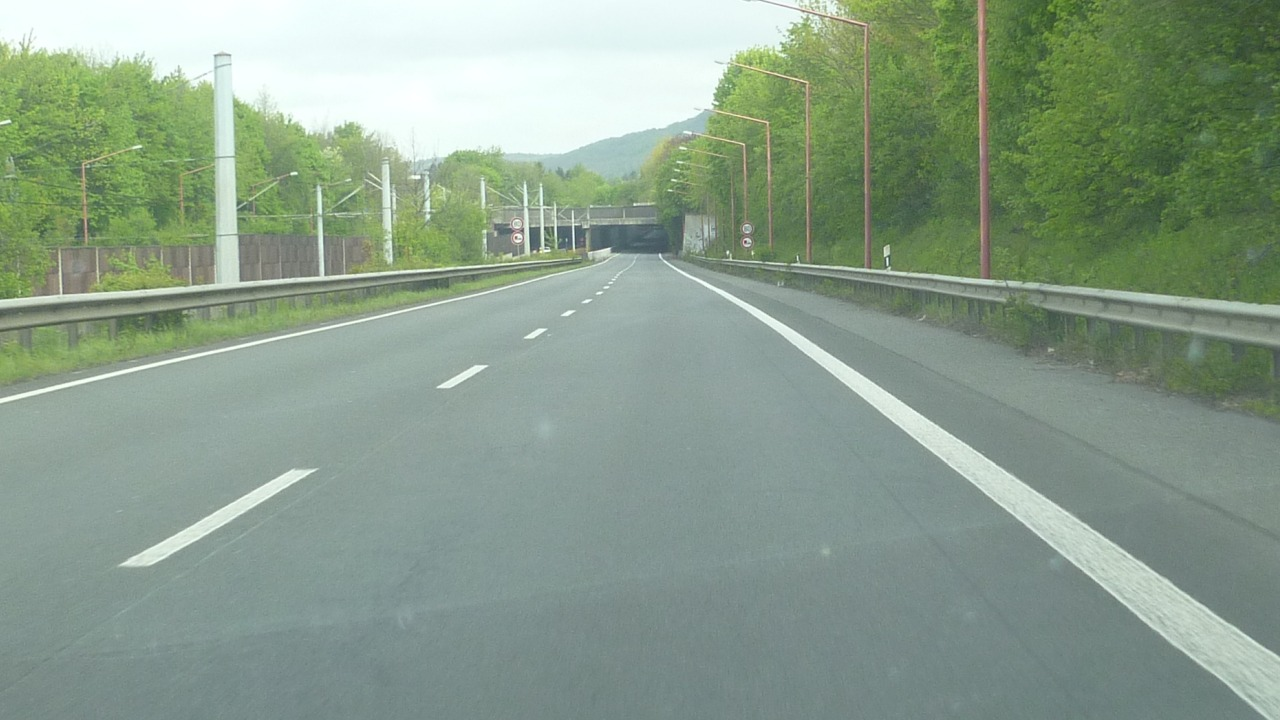
#> input picture test_image.jpeg, 1280 x 720 px
$ jupyter execute Sharpening_Filter.ipynb
#> lines starting #> are read from the running program, lines starting #| are printed output that depends on the picture
[cell 1]
import cv2
import numpy as np

# Load the image
image = cv2.imread('test_image.jpeg')
#> image is the input picture: shape (720, 1280, 3); mean B, G, R 139.3, 157, 137.5

# Apply Unsharp Masking for sharpening
sharpened_image = cv2.addWeighted(image, 2.5, cv2.GaussianBlur(image, (0, 0), 10), -1.5, 0)
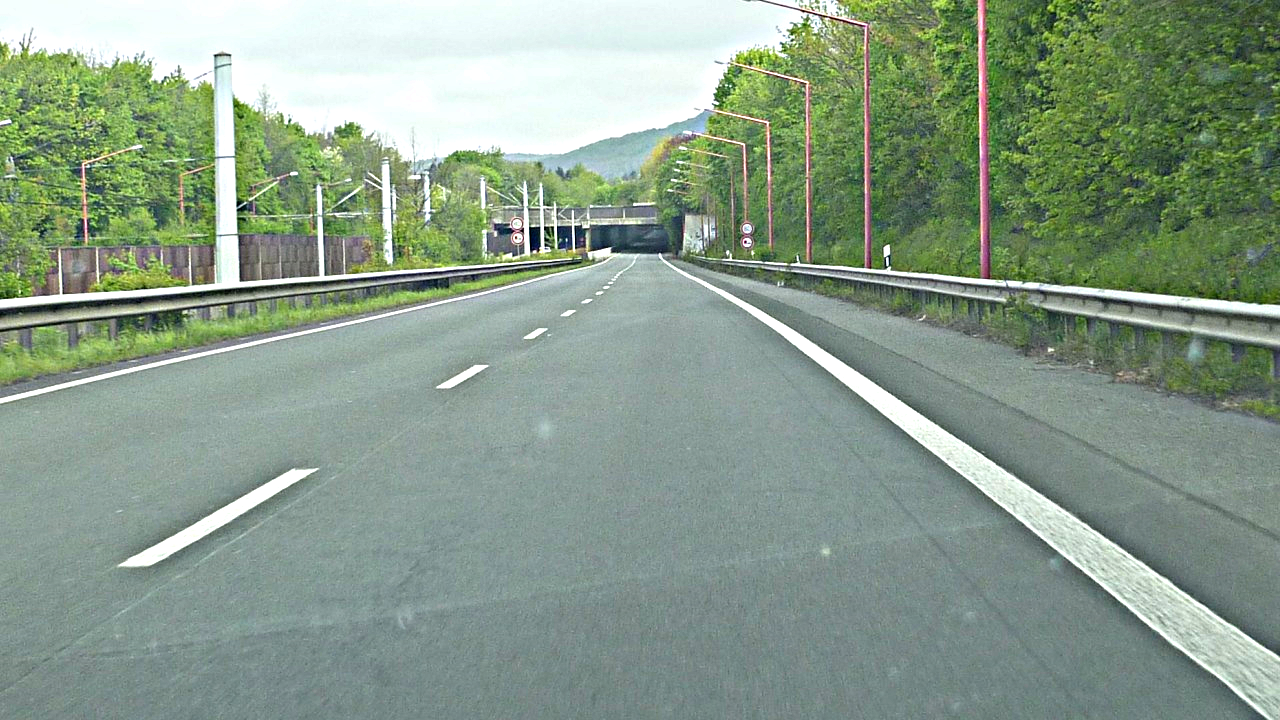
#> sharpened_image: shape (720, 1280, 3); mean B, G, R 138, 155.6, 136.6

# Display the original and sharpened images
cv2.imshow('Original Image', image)
cv2.imwrite("outputimage.jpg.png", sharpened_image)
cv2.imshow('Sharpened Image', sharpened_image)
cv2.waitKey(0)
cv2.destroyAllWindows()


$ run again, with Inverted_Image.png saved as test_image.jpeg
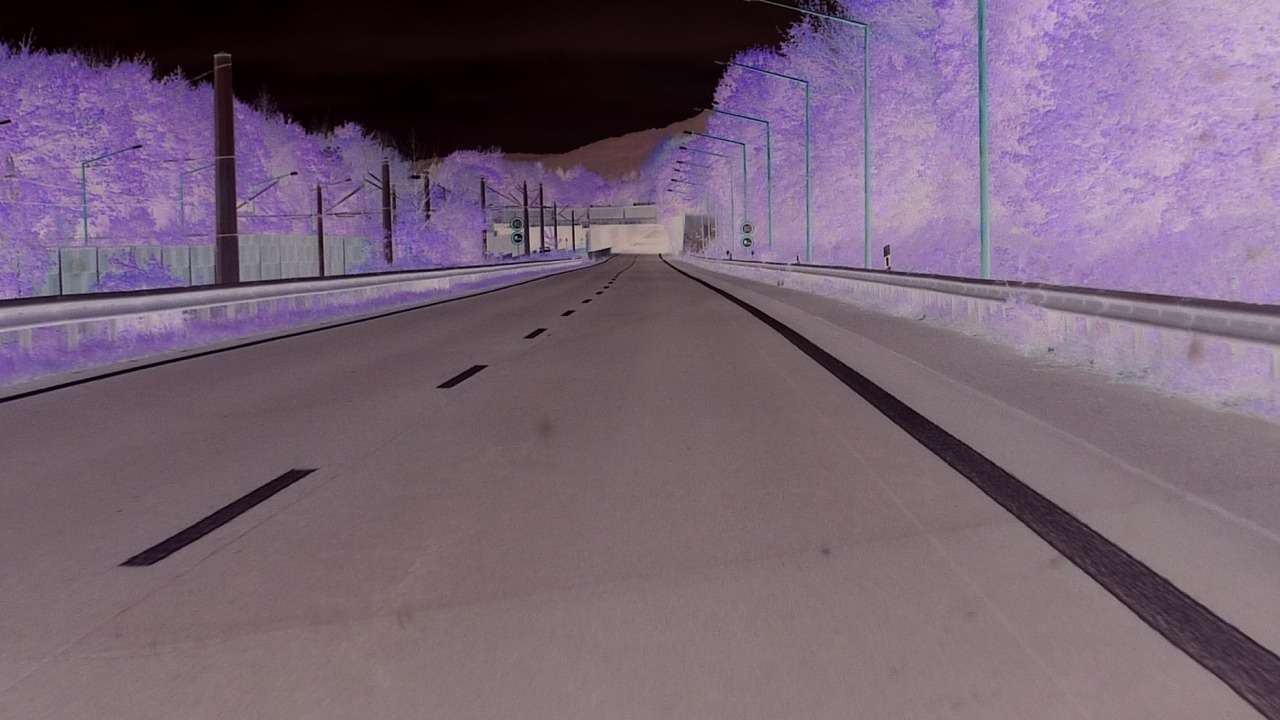
#> input picture Inverted_Image.png, 1280 x 720 px
#> image is the input picture: shape (720, 1280, 3); mean B, G, R 115.7, 98, 117.5
#> `sharpened_image = cv2.addWeighted(image, 2.5, cv2.GaussianBlur(image, ..`:
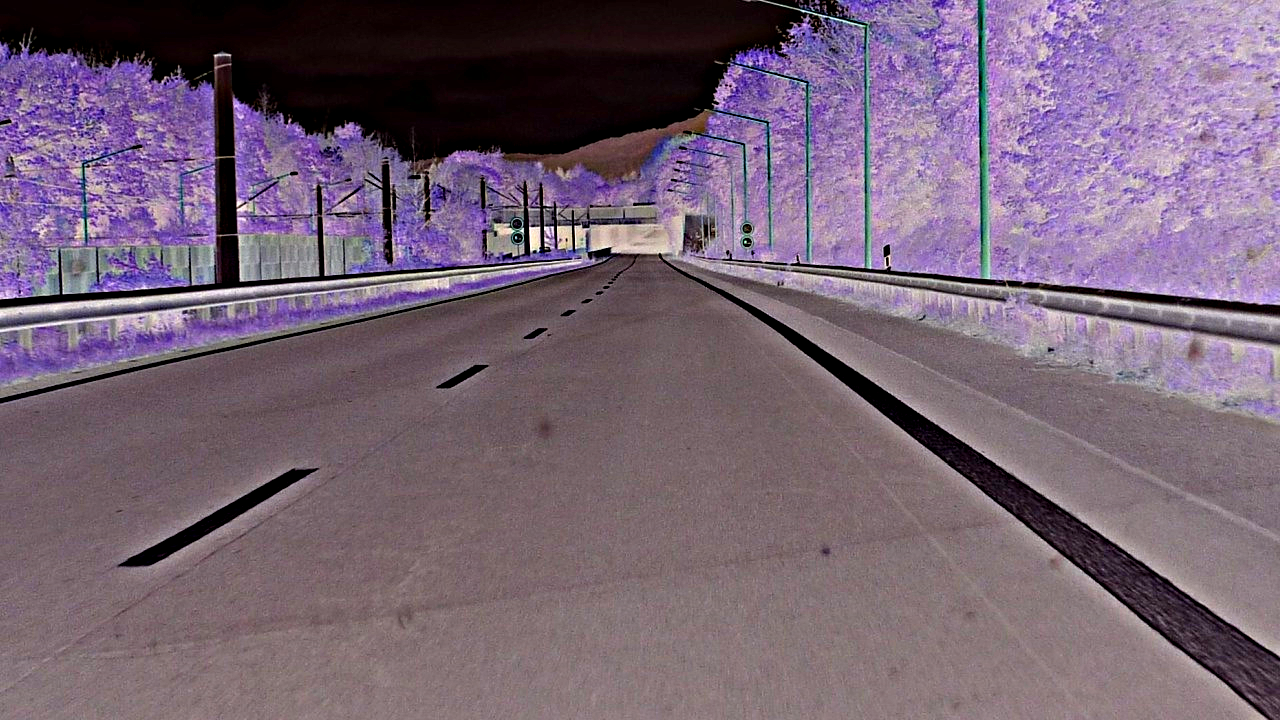
#> sharpened_image: shape (720, 1280, 3); mean B, G, R 117, 99.4, 118.5
